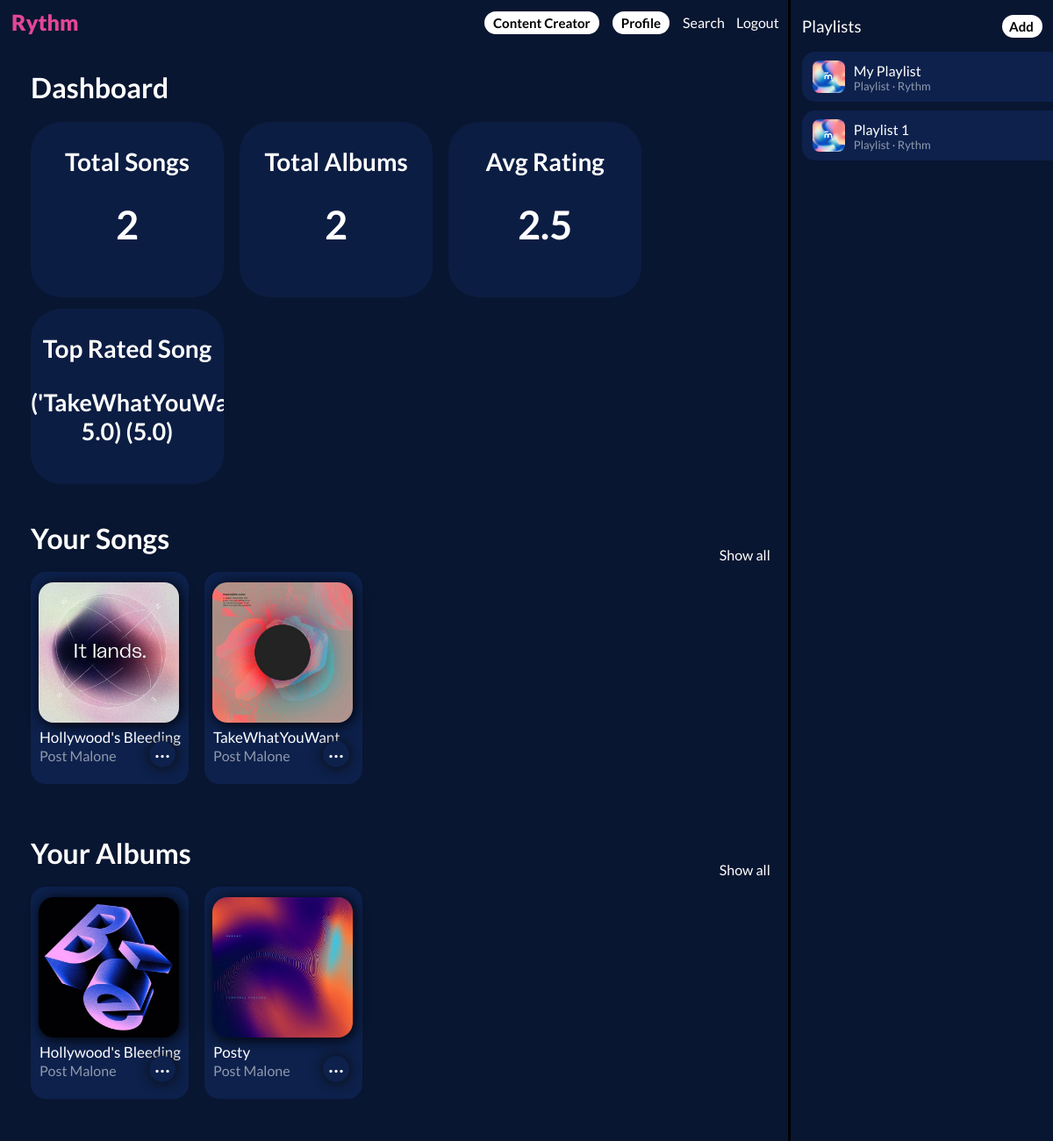
/content_creator (signed in), run on the app's committed database.
### model/main.py (models this page shows)
class Song(db.Model):
    __tablename__ = 'Song'
    id = db.Column(db.Integer, primary_key = True)
    name = db.Column(db.String(30), unique = True, nullable = False)
    artist_username = db.Column(db.String(50), nullable = False)
    artist_name = db.Column(db.String(50), nullable = False)
    album_id = db.Column(db.Integer, db.ForeignKey('Album.id'), nullable = True)
    genre = db.Column(db.String(50), nullable = False)
    year = db.Column(db.Integer, nullable = False)
    audio_file_path = db.Column(db.String(250), unique = True, nullable = False)
    cover_path = db.Column(db.String(250), nullable = False)
    duration = db.Column(db.Integer, nullable = False)
    lyrics = db.Column(db.Text, nullable = True)
    lyrics_rating = db.Column(db.Float, nullable = False)
    lyrics_rating_count = db.Column(db.Integer, nullable = False)
    total_lyrics_rating = db.Column(db.Float)
    views = db.Column(db.Integer, nullable = False)
    song_rating = db.Column(db.Float)
    song_rating_count = db.Column(db.Integer)
    total_song_rating = db.Column(db.Float)
    playlists = db.relationship('Playlist', secondary = 'Playlist_song', back_populates = 'songs')

class Album(db.Model):
    __tablename__ = 'Album'
    id = db.Column(db.Integer, primary_key = True)
    album_cover_path = db.Column(db.String(250), unique = True, nullable = True)
    name = db.Column(db.String(30), unique = True, nullable = False)
    artist_username = db.Column(db.String(50), nullable = False)
    artist_name = db.Column(db.String(50), nullable = False)
    year = db.Column(db.Integer, nullable = False)

class Playlist(db.Model):
    __tablename__ = 'Playlist'
    id = db.Column(db.Integer, primary_key = True)
    name = db.Column(db.String(30), unique = False, nullable = False)
    user_username = db.Column(db.String(50), nullable = False)
    songs = db.relationship('Song', secondary = 'Playlist_song', back_populates = 'playlists')
    __table_args__ = (db.UniqueConstraint('user_username','name'),)

### app.py (the view, shortened to what this page needs)
@app.route('/content_creator')
@login_required
def content_creator():
    if current_user.role == 0:
        return render_template('CC-start.html')
    elif current_user.role == 1:
        songs_info = db.session.query(Song.cover_path, Song.name, Song.artist_name).join(User, Song.artist_username == User.username).filter(Song.artist_username == current_user.username).limit(5).all()
        ratings = db.session.query(Song.total_song_rating).join(User, Song.artist_username == User.username).filter(Song.artist_username == current_user.username).all()
        no_of_songs = len(ratings)
        tot_rating = 0
        for rate in ratings:
            tot_rating += rate[0]
        if no_of_songs == 0:
            no_of_songs = 1
        user_avg_rating = round(tot_rating / no_of_songs, 2)
        albums_info = db.session.query(Album.album_cover_path, Album.name, Album.artist_name).join(User, Album.artist_username == User.username).filter(Album.artist_username == current_user.username).limit(5).all()
        no_of_albums = len(albums_info)
        top_rated_song = db.session.query(Song.name, Song.total_song_rating).join(User, Song.artist_username == User.username).filter(Song.artist_username == current_user.username).order_by(desc(Song.total_song_rating)).limit(1).first()
        rate_of_topsong = round(top_rated_song[1], 2)
        playlists_info = db.session.query(Playlist.name).filter(Playlist.user_username == current_user.username).all()
        return render_template('CC-home.html', songs_info = songs_info,
                                               no_of_songs = no_of_songs,
                                               user_avg_rating = user_avg_rating,
                                               albums_info = albums_info,
                                               no_of_albums = no_of_albums,
                                               top_rated_song = top_rated_song,
                                               rate_of_topsong = rate_of_topsong,
                                               playlists_info = playlists_info)

### app.py (called while the page is built)
@login_manager.user_loader
def load_user(id):
    return db.session.get(User, int(id))

### templates/CC-home.html (shortened to what this page needs)
{% extends 'base.html' %}
{% block body %}
            <div class="main-cat">
                <div class="main-title">
                    <div class="first-heading">
                        Dashboard
                    </div>
                </div>
                <div>
                    <div class="cc-dashboard">
                        <p style="font-size: 28px;">Total Songs</p>
                        {{no_of_songs}}
                    </div>
                    <div class="cc-dashboard">
                        <p style="font-size: 28px;">Total Albums</p>
                        {{no_of_albums}}
                    </div>
                    <div class="cc-dashboard">
                        <p style="font-size: 28px;">Avg Rating</p>
                        {{user_avg_rating}}
                    </div>
                    <div class="cc-dashboard">
                            <p style="font-size: 28px;">Top Rated Song</p>
                            <p style="font-size: 27px;">{{top_rated_song}} ({{rate_of_topsong}})</p>
                    </div>
                </div>
            </div>
            <div class="main-cat">
                <div class="main-title">
                    <div class="first-heading">
                        Your Songs
                    </div>
                    <div class="show-all">
                        <a href="{{ url_for('cc_song') }}" class="show-more">Show all</a>
                    </div>
                </div>
                <div class="songs-list">
                    {% if songs_info|length == 0 %}
                    <h2 style="color: gray;">
                        Currently You Haven't Uploaded Any Songs.
                    </h2>
                    {% else %}
                    {% for song_info in songs_info %}
                    <div class="song">
                        <div class="song-background">
                            <div class="song-poster">
                                <a style="cursor:pointer;"  onclick="audioControl('{{song_info[1]}}')" id="play-button">
                                    <img src="{{ url_for('song_cover', filename=song_info[0] )}}" class="poster-dim" alt="Album song image">
                                </a>
                            </div>
                            <div style="position: relative; display:flex;" class="song-details">
                                <div class="song-name">
                                    <a style="cursor:pointer;"  onclick="audioControl('{{song_info[1]}}')" id="play-button">{{song_info[1]}}</a>
                                </div>
                                <div style="position: absolute; top:100%; margin-left:135px; margin-top:-6px;" class="dropdown">
                                    <button onclick="myFunction(this)" class="dropbtn">
                                        &centerdot;&centerdot;&centerdot;
                                    </button>
                                </div>
                            </div>
                            <div class="song-artist">
                                {{song_info[2]}}
                            </div>
                        </div>
                    </div>
                    {% endfor %}
                    {% endif %}
                </div>
            </div>
            <div class="main-cat">
                <div class="main-title">
                    <div class="first-heading">
                        Your Albums
                    </div>
                    <div class="show-all">
                        <a href="/cc_album" class="show-more">Show all</a>
                    </div>
                </div>
                <div class="songs-list">
                    {% if albums_info|length == 0 %}
                    <h2 style="color: gray;">Currently You Haven't Uploaded Any Albums.</h2>
                    {% else %}
                    {% for album_info in albums_info %}
                    <div class="song">
                        <div class="song-background">
                            <div class="song-poster">
                                <a href="/album/{{album_info[1]}}">
                                    <img src="{{ url_for('album_cover', filename=album_info[0]) }}" class="poster-dim" alt="Album song image">
                                </a>
                            </div>
                            <div style="position: relative; display:flex;" class="song-details">
                                <div class="song-name">
                                    <a href="/album/{{album_info[1]}}" style="text-decoration: none;">
                                        {{album_info[1]}}
                                    </a>
                                </div>
                                <div style="position: absolute; top:100%; margin-left:135px; margin-top:-6px;" class="dropdown">
                                    <button onclick="myFunction(this)" class="dropbtn">
                                        &centerdot;&centerdot;&centerdot;
                                    </button>
                                </div>
                            </div>
                            <div class="song-artist">
                                {{album_info[2]}}
                            </div>
                        </div>
                    </div>
                    {% endfor %}
                    {% endif %}
                </div>
            </div>
        </div>
{% endblock %}

### templates/base.html (shortened to what this page needs)
<!DOCTYPE html>
<html lang="en">
<head>
    <link rel="stylesheet" href="{{ url_for('static', filename='styles.css')}}">
</head>
<body>
    <div class="container">
        <div class="main-content">
            <div class="banner">
                <a class="brand-name" href="/home">Rythm</a>
                <div class="utils">
                    <div class="settings">
                        <a class="btn" href="{{ url_for('content_creator') }}">Content Creator</a>
                    </div>
                    <div class="search">
                        <a class="btn" href="/user_profile">Profile</a>
                    </div>
                    <div class="search" style="margin-right: 10px;">
                        <a class="show-more" href="/search">Search</a>
                    </div>
                    <div class="settings" style="margin-right: 10px;">
                        <a class="show-more" href="/logout">Logout</a>
                    </div>
                </div>
            </div>
        {% block body %}{% endblock %}
        <div class="side-bar">
            <div class="playlist-head">
                <h3 class="playlist-heading">Playlists</h3>
                <label class="add-btn" for="popup-trigger">Add</label>
            </div>
            <div class="playlists">
                {% if playlists_info|length == 0%}
                <h4 style="color: grey; margin-left:10px; margin-top:0px;">Create Your First Playlist.</h4>
                {% else %}
                {% for playlist_info in playlists_info %}
                <div class="playlist">
                    <div class="playlist-poster">
                        <img src="{{ url_for('playlist_cover', filename='static/uploads/playlist-cover/cover.jpg') }}" class="playlist-img">
                    </div>
                    <div class="playlist-detail">
                        <div class="playlist-name">
                            <a href="/playlist/{{playlist_info[0]}}" style="text-decoration:none;">
                                {{playlist_info[0]}}
                            </a>
                        </div>
                        <div class="playlist-show">
                            Playlist &centerdot; Rythm
                        </div>
                    </div>
                </div>
                {% endfor %}
                {% endif %}
            </div>
        </div>
    </div>
</body>
</html>

### static/styles.css (style rules this page uses)
:root { --black:rgb(13,26,53); }
* { color: white; font-family: 'Lato'; }
html,body { margin:0px; margin-left: 0px; margin-right: 0px; height: 100%; overflow: hidden; display: flex; flex-direction: column; }
body { background-color: black; }
.container { margin:0px; display: flex; flex:1; overflow: hidden; }
.banner, .admin-banner { display: flex; position: sticky; top:0px; justify-content: space-between; align-items: center; z-index: 99; }
.banner { padding-top: 10px; padding-bottom:10px; background-color: rgb(9,22,49); }
.brand-name, .dashboard-brand-name, .dashboard-brand-name-home { text-decoration: none; font-size: 25px; font-weight: 900; }
.brand-name { margin-left: 13px; color: rgb(228, 70, 149); }
.search, .settings { display: inline-block; }
.btn, .add-btn, .new-album, .rename-btn, .lyrics-btn { font-size:15px; text-decoration: none; border:none; border-radius: 20px; font-weight: bold; cursor: pointer; padding-right:10px; padding-top: 4px; padding-bottom: 4px; transition: all 0.1s; }
.btn { height: 22px; width: 40px; padding-left:10px; background-color: white; color:black; margin-right: 12px; }
.add-btn { height: 18px; width: 28px; padding-left:8px; background-color: white; color:black; margin-right: 12px; }
.main-content, .side-bar { display: flex; overflow-y: auto; flex-direction: column; padding-bottom: 100px; background-color: rgb(9,22,49); }
.main-content { flex:0.75; }
.side-bar { flex:0.25; margin-left: 3px; }
.main-cat { margin-left: 35px; }
.main-title { display: inline-block; display: flex; margin-top: 20px; padding-top: 10px; padding-bottom:10px; justify-content: space-between; align-items: center; }
.first-heading, .show-all, .heading { display: inline-block; }
.first-heading { font-size:32px; font-weight: 700; }
.show-all { padding-top: 38px; margin-right: 20px; font-weight: 400; }
.show-more { text-decoration: none; }
.songs-list { margin-left: 0px; margin-right: 38px; display: inline-block; }
.song { display: inline-block; background-color: rgb(9,22,49); margin-right: 15px; }
.song-background { width:180px; height:240px; padding-top: 2px; margin-bottom: 20px; background-color:rgb(13, 33, 76); border-radius:17px; }
.song-poster { position:relative; margin-top:10px; margin-left:9px; }
.poster-dim { width:160px; border-radius:17px; box-shadow: 2px 2px 15px black; }
.song-name, .song-artist { margin-left:10px; }
.song-name { padding-top: 3px; font-size: 17px; display: inline-block; }
.song-artist { color:rgba(255, 255, 255,0.54); margin-top: 1px; }
.playlist-head { display: flex; justify-content: space-between; align-items: center; border-bottom: 20px; }
.playlist-heading { font-weight: 400; padding-left: 13px; }
.playlist, .list-element { padding-top: 2px; margin-bottom: 10px; display: inline-block; display: flex; align-items: center; }
.playlist { width: 328px; height: 55px; margin-left: 13px; background-color:rgb(13, 33, 76); border-radius:15px; }
.playlist-img { width:37px; margin-left: 12px; border-radius: 8px; }
.playlist-detail { margin-left: 10px; }
.playlist-show, .list-show { color:rgba(255, 255, 255,0.54); font-size: 13px; }
.playlist-show { padding-right: 100px; }
.dropbtn { background-color: rgb(13, 33, 76); color: white; width: 30px; height: 30px; font-size: 22px; border: none; cursor: pointer; border-radius: 50px; box-shadow: 0.5px 0.5px 15px rgb(12,12,12); }
.dropdown { position: absolute; display: inline-block; margin-left: 50px; }
.cc-dashboard, .admin-dashboard-content, .admin-dashboard-content-graph { display:inline-block; flex: 1; width: 220px; height: 200px; text-align: center; align-items: center; font-weight: bold; overflow: scroll; text-align: center; border-radius: 35px; font-size: 45px; }
.cc-dashboard { width: 220px; height: 200px; margin-top: 10px; margin-right: 15px; background-color: rgb(12, 29, 67); }

### data on the page
Song: cover_path (picture), name "Hollywood's Bleeding", artist_name "Post Malone"
Song: cover_path (picture), name "TakeWhatYouWant", artist_name "Post Malone"
Album: album_cover_path (picture), name "Hollywood's Bleeding", artist_name "Post Malone"
Album: album_cover_path (picture), name "Posty", artist_name "Post Malone"
Playlist: name "My Playlist"
Playlist: name "Playlist 1"

### other printed values
{{ no_of_songs }} "2"
{{ no_of_albums }} "2"
{{ user_avg_rating }} "2.5"
{{ rate_of_topsong }} "5.0"
